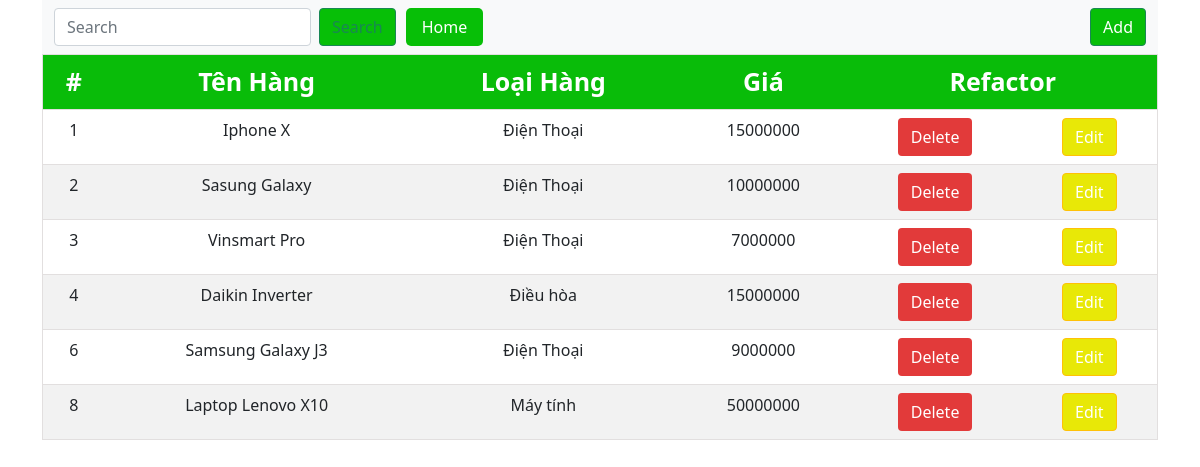
The page / on the database its author committed.
### tables this page shows
CREATE TABLE `products` (
  `id` int NOT NULL,
  `productName` varchar(255) NOT NULL,
  `productLine` varchar(255) NOT NULL,
  `price` varchar(255) NOT NULL,
  `amount` varchar(255) NOT NULL,
  `date` datetime NOT NULL DEFAULT CURRENT_TIMESTAMP ON UPDATE CURRENT_TIMESTAMP,
  `status` varchar(255) DEFAULT NULL
);

### scr/BaseController.php (called while the page is built)
<?php
include_once "DBConect.php";
class BaseController
{
    protected $connect;
    public function __construct()
    {
        $dbConnect = new DBConect();
        $this->connect = $dbConnect->connect();
    }
    public function getAllProduct()
    {
        $sql = "SELECT * FROM products";
        $query = $this->connect->query($sql);
        return $query->fetchAll();
    }
}

### scr/DBConect.php (called while the page is built)
<?php
class DBConect
{
    protected  $dsn;
    protected $username;
    protected $password;
    public function __construct()
    {
        $this->dsn = "mysql:host=localhost;dbname=products";
        $this->username = "shun";
        $this->password = "aM@i8972";
    }
    public function connect()
    {
        try{
            return new \PDO($this->dsn,$this->username,$this->password);
        }catch (\PDOException $exception){
            echo "server dang bao tri";
            exit();
        }
    }
}

### index.php (the view, shortened to what this page needs)
<?php
include_once "scr/BaseController.php";
include_once "scr/DBConect.php";
$controller = new BaseController;
$dbConect = new DBConect();
$conn = $dbConect->connect();
if($_SERVER["REQUEST_METHOD"]=="POST"){
    $value=$_POST["value"];
    $sql= "SELECT * FROM products WHERE productName LIKE '%$value%' OR productLine LIKE '%$value%'";
    $stmt = $conn->query($sql);
    $products = $stmt->fetchAll();
}else{
    $products = $controller->getAllProduct();
}
?>
<!doctype html>
<html lang="en">
<head>
    <link href="https://cdn.jsdelivr.net/npm/bootstrap@5.0.1/dist/css/bootstrap.min.css" rel="stylesheet"
>
    <link rel="stylesheet" href="scr/editTable.css">
</head>
<body>
<div class="container">
    <nav class="navbar navbar-light bg-light">
        <div class="container-fluid">
            <div class="home">
                <form class="d-flex" method="post">
                    <input class="form-control me-2" type="search" placeholder="Search" aria-label="Search" name="value">
                    <button class="btn btn-outline-success" type="submit">Search</button>
                </form>
                <button  class="btn-outline-success-home" ><a href="index.php">Home</a></button>
            </div>
            <button  class="btn btn-outline-success" "><a href="view/add.php"> Add</a></button>
        </div>
    </nav>
    <table id="edit-table" class="table table-striped" border="">
        <tr class="menu">
            <th>#</th>
            <th>Tên Hàng</th>
            <th>Loại Hàng</th>
            <th>Giá</th>
            <th colspan="2" class="text">Refactor</th>
        </tr>
        <?php foreach ($products as $key): ?>
            <tr>
                <td><?php echo $key["id"] ?> </td>
                <td><?php echo $key["productName"] ?></td>
                <td><?php echo $key["productLine"] ?></td>
                <td><?php echo $key["price"] ?></td>
                <td><buttom class="btn btn-outline-error"><a  onclick="return confirm('are you sure?')" href="function/delete.php?id=<?php echo $key["id"] ?>">Delete</a></buttom></td>
                <td><buttom class="btn btn-outline-warning"><a  href="view/edit.php?id=<?php echo $key["id"] ?>">Edit</a></buttom></td>
            </tr>
        <?php endforeach; ?>
    </table>
</div>
</body>
</html>

### scr/editTable.css (style rules this page uses)
#edit-table { border: 1px solid #e2dfdf; vertical-align: center; text-align: center; }
a { text-decoration: none; color: white; }
.menu { background-color: #09c609; font-size: 25px; }
th { color: white; }
.btn-outline-success { background-color: #07bf07; }
.btn-outline-error { background-color: #e23a3a; }
.btn-outline-warning { background-color: #e8e807; }
.btn-outline-success-home { margin-left: 10px; padding: 5px 16px; color: white; background-color: #07bf07; border-radius: 5px; border: 0 solid; }
.home { display: flex; }

### rows shown on the page
products: id "1", productName "Iphone X", productLine "Điện Thoại", price "15000000"
products: id "2", productName "Sasung Galaxy", productLine "Điện Thoại", price "10000000"
products: id "3", productName "Vinsmart Pro", productLine "Điện Thoại", price "7000000"
products: id "4", productName "Daikin Inverter", productLine "Điều hòa", price "15000000"
products: id "6", productName "Samsung Galaxy J3", productLine "Điện Thoại", price "9000000"
products: id "8", productName "Laptop Lenovo X10", productLine "Máy tính", price "50000000"
